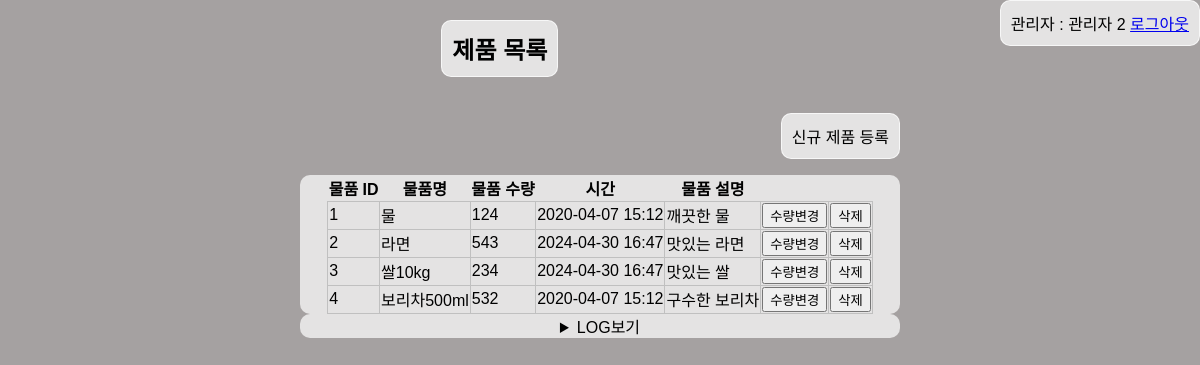
Page /crud/goods (signed in) on the committed database.
### apps/crud/models.py (models this page shows, shortened)
class Representative(db.Model,UserMixin):
    __tablename__ = "Representative"
    id=db.Column(db.Integer, primary_key=True)
    username = db.Column(db.String, index=True)
    useremail = db.Column(db.String, unique=True, index=True)
    password_hash = db.Column(db.String)
    @property
    def password(self):
        raise AttributeError("읽어 드릴 수 없음")

class Item(db.Model):
    __tablename__ = "Items"
    id=db.Column(db.Integer, primary_key=True) #물품 고유 번호
    itemname=db.Column(db.String, unique=True, index=True)#물품 이름
    item_quantity=db.Column(db.Integer)#물품 수량
    time=db.Column(db.DateTime, default=datetime.now, onupdate=datetime.now)#입고 날짜
    item_description = db.Column(db.String)#물품 설명

### apps/crud/views.py (the view)
@crud.route("/goods")
@login_required
def goods():
    form = ItemForm()
    goods=Item.query.all()
    logs=Log.query.all()
    return render_template("crud/goods.html", goods = goods, logs=logs, form=form)

### apps/crud/forms.py
class ItemForm(FlaskForm):
    itemname = StringField(
        "물품명",
        validators=[
            DataRequired(message="물품명은 필수입니다."),
        ]
    )
    item_quantity=IntegerField(
        "수량",
        validators=[
            DataRequired(message="수량은 필수입니다."),
        ]
    )
    time=DateTimeField(
        "날짜 시간",
        format="%Y-%m-%d %H:%M",
        validators=[
            DataRequired(message="날짜,시간을 정확히 입력해주세요. 예시)2020-04-07 17:26")
        ]
    )
    item_description=TextAreaField(
        "물품 설명",
        validators=[
            DataRequired(message="설명을 제대로 작성해주세요.")
        ]
    )
    submit = SubmitField("신규 물품 등록")

### apps/crud/models.py (called while the page is built)
@login_master.user_loader
def load_user(user_id):
    return Representative.query.get(user_id)

### apps/crud/templates/crud/goods.html (shortened to what this page needs)
{% extends "crud/base.html" %}
{% block content %}
    <div class="title">
    <h2 class="h2">제품 목록</h2>
    </div>
    <div class="container">
    <p class="link"><a class="a" href="{{url_for('crud.create_goods',filename='style.css')}}">신규 제품 등록</a></p>
    <table class="table_goods">
        <tr>
            <th>물품 ID</th>
            <th>물품명</th>
            <th>물품 수량</th>
            <th>시간</th>
            <th>물품 설명</th>
        </tr>
        {% for item in goods%}
        <tr>
            <td>
                {{ item.id }}
            </td>
            <td>{{ item.itemname}}</td>
            <td>{{ item.item_quantity}}</td>
            <td>{{ item.time.strftime('%Y-%m-%d %H:%M')}}</td>
            <td>{{ item.item_description}}</td>
            <td>
                <a href="{{ url_for('crud.change_quantity',goods_id=item.id)}}"><button>수량변경</button></a>
            </td>
            <td>
                <form
                    action="{{url_for('crud.delete_goods', goods_itemname = item.itemname)}}"
                    method="POST"
                >
                    <input type="submit" value="삭제">
                </form>
            </td>
        </tr>
        {% endfor %}
    </table>
    <details class="details">
        <summary>LOG보기</summary>
    </details>
    </div>
{% endblock %}

### apps/crud/templates/crud/base.html (shortened to what this page needs)
<!DOCTYPE html>
<html lang="ko">
<head>
    <link rel="stylesheet" href="{{url_for('crud.static',filename='style.css')}}"/>
</head>
<body>
    <div>
        {% if current_user.is_authenticated %}
        <span class="login">
            <span>관리자 : </span>
            <span>{{ current_user.username }}</span>
            <span><a href="{{url_for('auth.logout')}}">로그아웃</a></span>
        </span>
        {% endif %}
    </div>
    {% block content %}{% endblock %}
</body>
</html>

### apps/crud/static/style.css (style rules this page uses)
table { border-collapse: collapse; }
.login { float: inline-end; padding: 10px; border: 1px solid hsl(0, 0%, 100%, 0.7); border-radius: 10px; background-color: hsl(0, 0%, 100%, 0.7); }
.title { display:flex; justify-content: center; align-items: center; }
.h2 { padding: 10px; border: 1px solid hsl(0, 0%, 100%, 0.7); border-radius: 10px; background-color: hsl(0, 0%, 100%, 0.7); }
.link { display:flex; align-items: center; flex-direction: row-reverse }
.a { color: inherit; text-decoration: none; padding: 10px; border: 1px solid hsl(0, 0%, 100%, 0.7); border-radius: 10px; background-color: hsl(0, 0%, 100%, 0.7); }
td { border: 1px solid #c0c0c0; }
html { background-color: rgb(165, 161, 161); }
body { font-family: Arial, sans-serif; margin: 0; padding: 0; }
.container { background-size: cover; background-repeat: no-repeat; padding: 0 300px 0 300px; }
.table_goods { border-radius: 10px; background-color: hsl(0, 0%, 100%, 0.7); display: flex; justify-content: center; align-items: center; }
.details { background-color: hsla(0, 0%, 100%, 0.7); border-radius: 10px; display: flex; justify-content: center; align-items: center; }

### rows in the picture
Representative: username "관리자 2"
Item: id "1", itemname "물", item_quantity "124", time "2020-04-07 15:12", item_description "깨끗한 물"
Item: id "2", itemname "라면", item_quantity "543", time "2024-04-30 16:47", item_description "맛있는 라면"
Item: id "3", itemname "쌀10kg", item_quantity "234", time "2024-04-30 16:47", item_description "맛있는 쌀"
Item: id "4", itemname "보리차500ml", item_quantity "532", time "2020-04-07 15:12", item_description "구수한 보리차"
